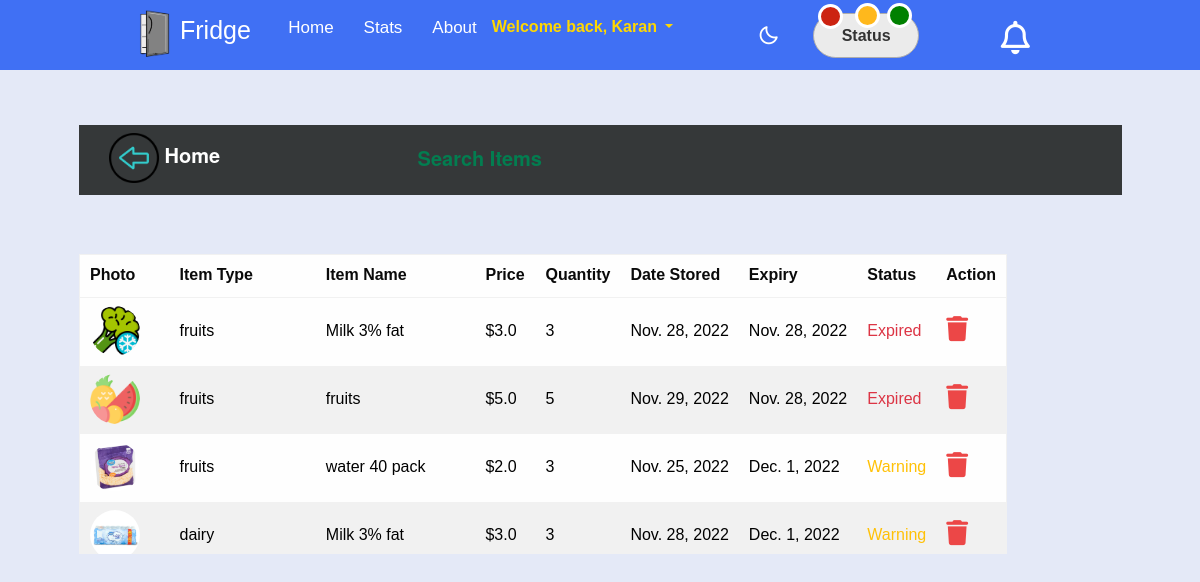
Screenshot of /search/ (signed in) with the database file from the repository.
### app1/models.py (models this page shows)
class Item(models.Model):
    STATUS_CHOICES1 = (
        ('dairy', 'dairy'),
        ('beverages', 'beverages'),
        ('frozen vegetables', 'frozen vegetables'),
        ('meat', 'meat'),
        ('fruits', 'fruits'),
    )
    STATUS = (
        ('Expired', 'Expired'),
        ('Warning', 'Warning'),
        ('Good', 'Good')
    )
    author = models.ForeignKey(Profile, on_delete=models.CASCADE)
    food_type = models.CharField(max_length=100, choices=STATUS_CHOICES1)
    food_title = models.CharField(max_length=120)
    photos = models.ImageField(upload_to='uploaded_images/')
    price = models.FloatField(default=0)
    quantity = models.PositiveIntegerField(null=False, default=0)
    valid_from = models.DateField(auto_now=False, auto_now_add=False)
    valid_to = models.DateField(auto_now=False, auto_now_add=False)
    timestamp = models.DateTimeField(auto_now_add=True)
    status = models.CharField(default='Good',max_length=100, choices=STATUS)
    delta = models.IntegerField(null=False, default=0)
    daystill = models.IntegerField(null=False, default=0)
    humanize_time = models.IntegerField(null=False, default=0)
    humanize_time1 = models.IntegerField(null=False, default=0)
    class Meta:
        verbose_name_plural = "Items"
    def __str__(self):
        return str(self.food_title)

### app1/views.py (the view, shortened to what this page needs)
# urls.py: path('search/', search, name='search'),
def search(request):
    items = Item.objects.order_by('valid_to')
    print(items)
    if request.method == 'POST':
        form = ItemForm(request.POST, request.FILES)
        if form.is_valid():
            form.save()
            return redirect('item_list')
    else:
        form = ItemForm()
    qs = Item.objects.filter(author=request.user.id).order_by('valid_to')
    query = request.GET.get('q')
    for item in qs:
        three_days_from_today = date.today()+timedelta(days=3)
        today = date.today()
        valid_to = item.valid_to
        if valid_to < today:
            item.status = 'Expired'
        elif valid_to <= three_days_from_today:
            item.status = 'Warning'
        else:
            item.status = 'Good'
    context = {
        "item_obj": qs,
        'form': form,
    }
    return render(request, 'search_results.html', context)

### templates/search_results.html (shortened to what this page needs)
{% extends 'base.html' %}
{% load crispy_forms_tags %}
{% block content %}
{% load static %}
    <div class="topcontainer1">
    </div>
    <div class="container">
            <thead>
                <nav class="navbar navbar-light navsearch">
                    <h5 style="color:white; font-weight:bold; font-size:20px; padding-left:30px; padding-bottom: 30px;" class="page-header"><a href="{% url 'item_list' %}"><img src="{% static 'images/left-arrow.png' %}" alt="left arrow" height="50" width="50"></a> Home</h5><h1 style="color: #037d50;
                    font-size: 20px;
                    font-weight: bolder;
                    padding-right: 580px;
                    padding-bottom: 30px;">Search Items</h1>
                <table id="table">
        <tr>
                <th onclick = "sortTable(0)" scope="col">Photo</th>
                <th onclick = "sortTable(1)" scope="col">Item Type</th>
                <th onclick = "sortTable(2)" scope="col">Item Name</th>
                <th onclick = "sortTable(3)" scope="col">Price</th>
                <th onclick = "sortTable(4)" scope="col">Quantity</th>
                <th scope="col">Date Stored</th>
                <th scope="col">Expiry</th>
                <th scope="col">Status</th>
                <th scope="col">Action</th>
        </tr>
            </thead>
                <tbody class="res">
                {% for item in item_obj %}
                    <div class="row container">
                    <tr>
                    <td style="width:90px"><img src="{{ item.photos.url }}" class="img2" alt="" style="border-radius: 50%; width:50px; height:50px;"></td>
                    <td>{{ item.food_type }}</td>
                    <td>{{ item.food_title }} </td>
                    <td>${{ item.price }}</td>
                    <td>{{ item.quantity }}</td>
                    <td>{{ item.valid_from }}</td>
                    <td>{{ item.valid_to }}</td>
                    {% if item.status == 'Good' %}
                    <td class="text-success">Good</td>
                    {% elif item.status == 'Warning' %}
                    <td class="text-warning">Warning</td>
                    {% else %}
                    <td class="text-danger">Expired</td>
                    {% endif %}
                    <td>
                        <a href="{% url 'item_delete' item.pk %}"><i class="fa-solid fa-trash" style="color:#EC4747;width: 30px; font-size:25px;"></i></a>
                    </td>
                </div>
            </div>
                    {% empty %}
                <tr>
                    <td colspan="12" class="text-center bg-warning">No data...!!!</td>
                </tr>
            {% endfor %}
{% endblock %}

### templates/navigation.html (shortened to what this page needs)
{% load static %}
<link rel="stylesheet" href="{% static '/css/new.css' %}">
<link rel="stylesheet" href="{% static '/css/nav.css' %}">
<link href='https://unpkg.com/boxicons@2.1.1/css/boxicons.min.css' rel='stylesheet'>
<body>
      <a class="btn btn-primary" data-bs-toggle="modal" href="#exampleModalToggle3" role="button">Good Items</a>
    <nav>
        <div class="nav-bar">
            <span class="logo navLogo"><img src="{% static 'images/Fridge_logo.png' %}" alt="Fridge Logo" width="50" height="60"><a href="/">Fridge</a></span>
            <div class="menu">
                {% if user.is_authenticated %}
                <ul class="nav-links">
                    <li><a href="{% url 'item_list' %}">Home</a></li>
                    <li><a href="{% url 'chart' %}">Stats</a></li>
                    <li><a href="{% url 'about' %}">About</a></li>
                    <div class="btn-group">
                        <button type="button" class="btn-btn navbtn dropdown-toggle" style="color: gold; font-weight: bold;" data-bs-toggle="dropdown"
                                aria-expanded="false">Welcome back, {{ user.username|capfirst }}
                        </button>
                    </div>
                </ul>
                <div class="darkLight-searchBox">
                    <div class="dark-light">
                        <i class='bx bx-moon moon'></i>
                    </div>
            </div>
            <button class="center notification icon notification1 icon btn btn-default" data-bs-toggle="modal" data-bs-target="#exampleModalToggle" style="width:15%;"> Status
                <span class="notification-number ">{{counterexpired}}</span>
            </button>
            <a class="center notification1 icon1">
                <span class="notification1-number1">{{counterwarning}}</span>
            </a>
            <a class="center notification2 icon2">
                <span class="notification2-number2">{{countergood}}</span>
            </a>
                </div>
                    {% if totalcount > 9 %}
                    <div class = "notificationbtn" data-bs-toggle="modal" data-bs-target="#exampleModalnotify" data-count={{totalcount}}>
                    <div class = "number">9<span style="padding-top: 6px;">&#43;</span></div>
                      <i class="fa-regular fa-bell"></i>
                    <div class = "box">
                    <div class = "display">
                    <div class = "nothing">
                    <i class="fas fa-child stick"></i>
                    <div class = "cent">Looks Like your all caught up!</div>
                    </div>
                    {% else %}
                    <div class = "notificationbtn" data-bs-toggle="modal" data-bs-target="#exampleModalnotify" data-count={{totalcount}}>
                        <i class="fa-regular fa-bell"></i>
                      {% endif %}
        </div>
        {% else %}
    <a href="{% url 'login' %}" class="btn btn-success" style="margin-right: 12px;">Login</a>
    <a href="{% url 'signup' %}" class="btn btn-warning ">Sign-up</a>
    {% endif %}
    </nav>
</body>

### static/css/style.css (style rules this page uses)
body { background-image: url('../images/Kitchen6.jpg'); background-position: center; background-size: cover; background-color: white; background-repeat: no-repeat; }
.res { height: 40px; color: black; }
.icon { padding: 10px; min-width: 40px; }
.btn-group { padding-right: 90px; }
.btn-group { height: 70px; }
h5 { color: #006400; }

### static/css/new.css (style rules this page uses)
#table { display: block; height: 300px; width: 100%; overflow-y: auto; overflow-x: hidden; }

### static/css/nav.css (style rules this page uses)
* { margin: 0; padding: 0; box-sizing: border-box; font-family: 'Poppins', sans-serif; transition: all 0.4s ease; ; }
:root { --body-color: #E4E9F7; --nav-color: #4070F4; --side-nav: #010718; --text-color: #FFF; --search-bar: #F2F2F2; --search-text: #010718; }
body { height: 100vh; background-color: var(--body-color); background-image: url('../images/Kitchen6.jpg'); }
nav { position: fixed; top: 0; left: 0; height: 70px; width: 100%; background-color: var(--nav-color); z-index: 100; }
nav .nav-bar { position: relative; height: 100%; max-width: 1000px; width: 100%; background-color: var(--nav-color); margin: 0 auto; padding: 0 30px; display: flex; align-items: center; justify-content: space-between; }
nav .nav-bar .logo a { font-size: 25px; font-weight: 500; color: var(--text-color); text-decoration: none; }
.nav-bar .nav-links { display: flex; align-items: center; }
.nav-bar .nav-links li { margin: 0 5px; list-style: none; }
.nav-links li a { position: relative; font-size: 17px; font-weight: 400; color: var(--text-color); text-decoration: none; padding: 10px; }
.nav-links li a::before { content: ''; position: absolute; left: 50%; bottom: 0; transform: translateX(-50%); height: 6px; width: 6px; border-radius: 50%; background-color: var(--text-color); opacity: 0; transition: all 0.3s ease; }
.nav-bar .darkLight-searchBox { display: flex; align-items: center; }
.darkLight-searchBox .dark-light, .darkLight-searchBox .searchToggle { height: 40px; width: 40px; display: flex; align-items: center; justify-content: center; margin: 0 5px; padding-right: 185px; }
.dark-light i, .searchToggle i { position: absolute; color: var(--text-color); font-size: 22px; cursor: pointer; transition: all 0.3s ease; }
.container { padding-bottom: 23px; height: 20px; padding-left: 49px; padding-right: 48px; margin-bottom: -20px; }
.topcontainer1 { padding-top: 70px; padding-left: 108px; padding-right: 105px; }
.navsearch { background-color: #353839; margin-bottom: 80px; }
* { padding: 0; margin: 0; font-family: 'IBM Plex Sans', sans-serif; }
.btn { width: 180px; position: relative; height: 50px; margin-bottom: 5px; font-size: 17px; display: inline-block; font-weight: bold; }
* { box-sizing: border-box; }
.notification.icon { position: absolute; text-align: center; font-size: 1em; color: #FFF; color: #333; background-color: #ebebeb; border: 1px solid #adadad; border-radius: 45px; height: 20px; width: 90px; padding-bottom: 33px; margin-left: 560px; margin-top: 21px; }
.notification1.icon1 { position: absolute; text-align: center; font-size: 1em; color: #333; border-radius: 45px; height: 32px; width: 90px; padding-bottom: 33px; margin-left: 657px; margin-top: 26px; }
.notification2.icon2 { position: absolute; text-align: center; font-size: 1em; border-radius: 45px; height: 32px; width: 90px; padding-bottom: 33px; margin-left: 759px; margin-top: 26px; }
.notification.icon .notification-number { position: absolute; right: 75px; top: -10px; z-index: 1; background: #cc2311; border: 3px solid #FFF; border-radius: 50%; padding-top: 5px; height: 25px; width: 25px; font-family: sans-serif; text-align: center; font-size: 15px; font-weight: 700; line-height: 10px; color: #FFF; -webkit-animation: bounce 1s infinite; }
.notification1.icon1 .notification1-number1 { position: absolute; right: 120px; top: -15px; z-index: 1; background: #FFB81C; ; border: 3px solid #FFF; border-radius: 50%; padding-top: 5px; height: 25px; width: 25px; font-family: sans-serif; text-align: center; font-size: 15px; font-weight: 700; line-height: 10px; color: #FFF; }
.notification2.icon2 .notification2-number2 { position: absolute; right: 190px; top: -15px; z-index: 1; background: green; border: 3px solid #FFF; border-radius: 50%; padding-top: 5px; height: 25px; width: 25px; font-family: sans-serif; text-align: center; font-size: 15px; font-weight: 700; line-height: 10px; color: #FFF; }

### rows the page displays
Item: photos (picture), food_type "fruits", food_title "Milk 3% fat", price "3.0", quantity "3", valid_from "Nov. 28, 2022", valid_to "Nov. 28, 2022", status "Expired"
Item: photos (picture), food_type "fruits", food_title "fruits", price "5.0", quantity "5", valid_from "Nov. 29, 2022", valid_to "Nov. 28, 2022", status "Expired"
Item: photos (picture), food_type "fruits", food_title "water 40 pack", price "2.0", quantity "3", valid_from "Nov. 25, 2022", valid_to "Dec. 1, 2022", status "Warning"
Item: photos (picture), food_type "dairy", food_title "Milk 3% fat", price "3.0", quantity "3", valid_from "Nov. 28, 2022", valid_to "Dec. 1, 2022", status "Warning"

### other values shown
{{ user.username|capfirst }} "Karan"
